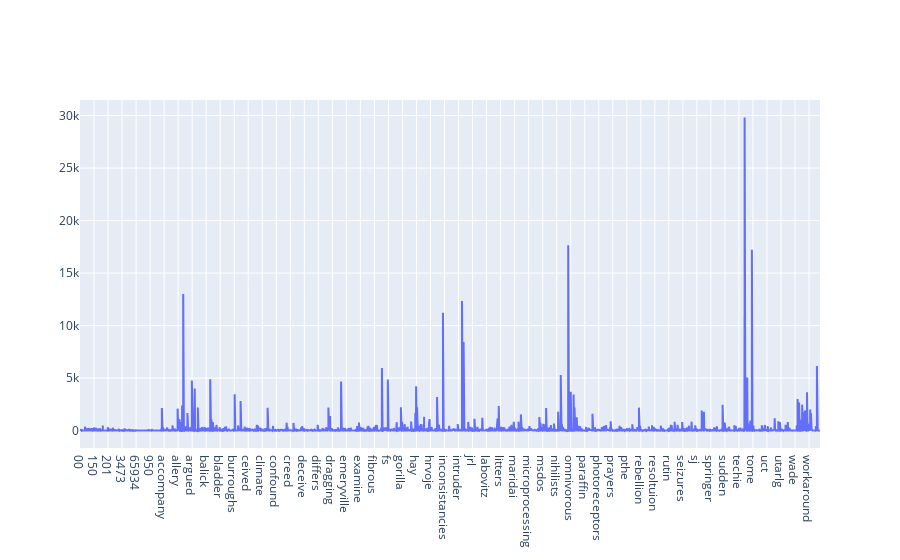

This figure's notebook cell:
### Code cell
line = go.Scatter(x=vocabulary_dict_dataframe["vocabulary"],y=vocabulary_dict_dataframe["frequencies"])
fig = go.Figure(line)
fig.show()

### Figure 1 — Plotly figure (JSON) as saved in the notebook; plotly's stock layout.template omitted (floating-point values rounded to 4 significant figures; data arrays with more than 128 entries replaced by an {"elided": "..."} marker saying what was removed)
{"data": [{"type": "scatter", "x": {"elided": "35788 str values"}, "y": {"elided": "35788 int values"}}], "layout": {}}
